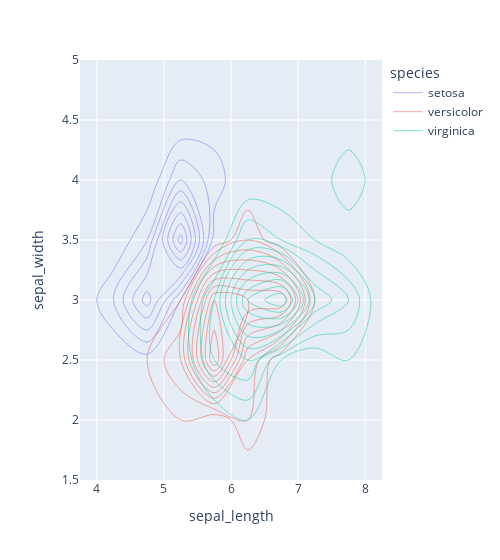

Notebook code for this chart:
### Code cell
px.density_contour(dataset,x = "sepal_length", y = "sepal_width", z = "species", color="species", width=500)

### Figure 1 — Plotly figure (JSON) as saved in the notebook; plotly's stock layout.template omitted (floating-point values rounded to 4 significant figures)
{"data": [{"contours": {"coloring": "none"}, "hovertemplate": "species=setosa<br>sepal_length=%{x}<br>sepal_width=%{y}<br>count of species=%{z}<extra></extra>", "legendgroup": "setosa", "line": {"color": "#636efa"}, "name": "setosa", "showlegend": true, "type": "histogram2dcontour", "x": [5.1, 4.9, 4.7, 4.6, 5, 5.4, 4.6, 5, 4.4, 4.9, 5.4, 4.8, 4.8, 4.3, 5.8, 5.7, 5.4, 5.1, 5.7, 5.1, 5.4, 5.1, 4.6, 5.1, 4.8, 5, 5, 5.2, 5.2, 4.7, 4.8, 5.4, 5.2, 5.5, 4.9, 5, 5.5, 4.9, 4.4, 5.1, 5, 4.5, 4.4, 5, 5.1, 4.8, 5.1, 4.6, 5.3, 5], "xaxis": "x", "xbingroup": "x", "y": [3.5, 3, 3.2, 3.1, 3.6, 3.9, 3.4, 3.4, 2.9, 3.1, 3.7, 3.4, 3, 3, 4, 4.4, 3.9, 3.5, 3.8, 3.8, 3.4, 3.7, 3.6, 3.3, 3.4, 3, 3.4, 3.5, 3.4, 3.2, 3.1, 3.4, 4.1, 4.2, 3.1, 3.2, 3.5, 3.1, 3, 3.4, 3.5, 2.3, 3.2, 3.5, 3.8, 3, 3.8, 3.2, 3.7, 3.3], "yaxis": "y", "ybingroup": "y", "z": ["setosa", "setosa", "setosa", "setosa", "setosa", "setosa", "setosa", "setosa", "setosa", "setosa", "setosa", "setosa", "setosa", "setosa", "setosa", "setosa", "setosa", "setosa", "setosa", "setosa", "setosa", "setosa", "setosa", "setosa", "setosa", "setosa", "setosa", "setosa", "setosa", "setosa", "setosa", "setosa", "setosa", "setosa", "setosa", "setosa", "setosa", "setosa", "setosa", "setosa", "setosa", "setosa", "setosa", "setosa", "setosa", "setosa", "setosa", "setosa", "setosa", "setosa"]}, {"contours": {"coloring": "none"}, "hovertemplate": "species=versicolor<br>sepal_length=%{x}<br>sepal_width=%{y}<br>count of species=%{z}<extra></extra>", "legendgroup": "versicolor", "line": {"color": "#EF553B"}, "name": "versicolor", "showlegend": true, "type": "histogram2dcontour", "x": [7, 6.4, 6.9, 5.5, 6.5, 5.7, 6.3, 4.9, 6.6, 5.2, 5, 5.9, 6, 6.1, 5.6, 6.7, 5.6, 5.8, 6.2, 5.6, 5.9, 6.1, 6.3, 6.1, 6.4, 6.6, 6.8, 6.7, 6, 5.7, 5.5, 5.5, 5.8, 6, 5.4, 6, 6.7, 6.3, 5.6, 5.5, 5.5, 6.1, 5.8, 5, 5.6, 5.7, 5.7, 6.2, 5.1, 5.7], "xaxis": "x", "xbingroup": "x", "y": [3.2, 3.2, 3.1, 2.3, 2.8, 2.8, 3.3, 2.4, 2.9, 2.7, 2, 3, 2.2, 2.9, 2.9, 3.1, 3, 2.7, 2.2, 2.5, 3.2, 2.8, 2.5, 2.8, 2.9, 3, 2.8, 3, 2.9, 2.6, 2.4, 2.4, 2.7, 2.7, 3, 3.4, 3.1, 2.3, 3, 2.5, 2.6, 3, 2.6, 2.3, 2.7, 3, 2.9, 2.9, 2.5, 2.8], "yaxis": "y", "ybingroup": "y", "z": ["versicolor", "versicolor", "versicolor", "versicolor", "versicolor", "versicolor", "versicolor", "versicolor", "versicolor", "versicolor", "versicolor", "versicolor", "versicolor", "versicolor", "versicolor", "versicolor", "versicolor", "versicolor", "versicolor", "versicolor", "versicolor", "versicolor", "versicolor", "versicolor", "versicolor", "versicolor", "versicolor", "versicolor", "versicolor", "versicolor", "versicolor", "versicolor", "versicolor", "versicolor", "versicolor", "versicolor", "versicolor", "versicolor", "versicolor", "versicolor", "versicolor", "versicolor", "versicolor", "versicolor", "versicolor", "versicolor", "versicolor", "versicolor", "versicolor", "versicolor"]}, {"contours": {"coloring": "none"}, "hovertemplate": "species=virginica<br>sepal_length=%{x}<br>sepal_width=%{y}<br>count of species=%{z}<extra></extra>", "legendgroup": "virginica", "line": {"color": "#00cc96"}, "name": "virginica", "showlegend": true, "type": "histogram2dcontour", "x": [6.3, 5.8, 7.1, 6.3, 6.5, 7.6, 4.9, 7.3, 6.7, 7.2, 6.5, 6.4, 6.8, 5.7, 5.8, 6.4, 6.5, 7.7, 7.7, 6, 6.9, 5.6, 7.7, 6.3, 6.7, 7.2, 6.2, 6.1, 6.4, 7.2, 7.4, 7.9, 6.4, 6.3, 6.1, 7.7, 6.3, 6.4, 6, 6.9, 6.7, 6.9, 5.8, 6.8, 6.7, 6.7, 6.3, 6.5, 6.2, 5.9], "xaxis": "x", "xbingroup": "x", "y": [3.3, 2.7, 3, 2.9, 3, 3, 2.5, 2.9, 2.5, 3.6, 3.2, 2.7, 3, 2.5, 2.8, 3.2, 3, 3.8, 2.6, 2.2, 3.2, 2.8, 2.8, 2.7, 3.3, 3.2, 2.8, 3, 2.8, 3, 2.8, 3.8, 2.8, 2.8, 2.6, 3, 3.4, 3.1, 3, 3.1, 3.1, 3.1, 2.7, 3.2, 3.3, 3, 2.5, 3, 3.4, 3], "yaxis": "y", "ybingroup": "y", "z": ["virginica", "virginica", "virginica", "virginica", "virginica", "virginica", "virginica", "virginica", "virginica", "virginica", "virginica", "virginica", "virginica", "virginica", "virginica", "virginica", "virginica", "virginica", "virginica", "virginica", "virginica", "virginica", "virginica", "virginica", "virginica", "virginica", "virginica", "virginica", "virginica", "virginica", "virginica", "virginica", "virginica", "virginica", "virginica", "virginica", "virginica", "virginica", "virginica", "virginica", "virginica", "virginica", "virginica", "virginica", "virginica", "virginica", "virginica", "virginica", "virginica", "virginica"]}], "layout": {"legend": {"title": {"text": "species"}, "tracegroupgap": 0}, "margin": {"t": 60}, "width": 500, "xaxis": {"anchor": "y", "domain": [0, 1], "title": {"text": "sepal_length"}}, "yaxis": {"anchor": "x", "domain": [0, 1], "title": {"text": "sepal_width"}}}}
